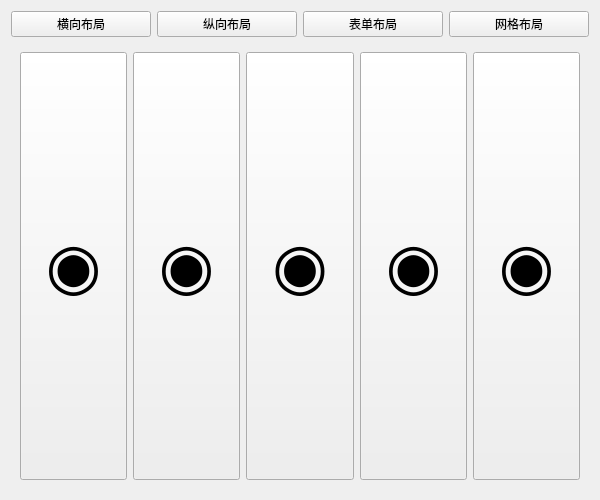
<?xml version="1.0" encoding="UTF-8"?>
<ui version="4.0">
 <class>LayoutWindow</class>
 <widget class="QWidget" name="LayoutWindow">
  <property name="geometry">
   <rect>
    <x>0</x>
    <y>0</y>
    <width>600</width>
    <height>500</height>
   </rect>
  </property>
  <property name="windowTitle">
   <string>四种布局</string>
  </property>
  <layout class="QVBoxLayout" name="verticalLayout">
   <item>
    <layout class="QHBoxLayout" name="horizontalLayout_2">
     <item>
      <widget class="QPushButton" name="horizontal_btn">
       <property name="text">
        <string>横向布局</string>
       </property>
      </widget>
     </item>
     <item>
      <widget class="QPushButton" name="vertical_btn">
       <property name="text">
        <string>纵向布局</string>
       </property>
      </widget>
     </item>
     <item>
      <widget class="QPushButton" name="form_btn">
       <property name="text">
        <string>表单布局</string>
       </property>
      </widget>
     </item>
     <item>
      <widget class="QPushButton" name="grid_btn">
       <property name="text">
        <string>网格布局</string>
       </property>
      </widget>
     </item>
    </layout>
   </item>
   <item>
    <widget class="QWidget" name="display_widget" native="true">
     <layout class="QHBoxLayout" name="horizontalLayout">
      <item>
       <widget class="QPushButton" name="pushButton_5">
        <property name="sizePolicy">
         <sizepolicy hsizetype="Minimum" vsizetype="Expanding">
          <horstretch>0</horstretch>
          <verstretch>1</verstretch>
         </sizepolicy>
        </property>
        <property name="font">
         <font>
          <pointsize>48</pointsize>
         </font>
        </property>
        <property name="text">
         <string>◉</string>
        </property>
       </widget>
      </item>
      <item>
       <widget class="QPushButton" name="pushButton_8">
        <property name="sizePolicy">
         <sizepolicy hsizetype="Minimum" vsizetype="Expanding">
          <horstretch>0</horstretch>
          <verstretch>1</verstretch>
         </sizepolicy>
        </property>
        <property name="font">
         <font>
          <pointsize>48</pointsize>
         </font>
        </property>
        <property name="text">
         <string>◉</string>
        </property>
       </widget>
      </item>
      <item>
       <widget class="QPushButton" name="pushButton_6">
        <property name="sizePolicy">
         <sizepolicy hsizetype="Minimum" vsizetype="Expanding">
          <horstretch>0</horstretch>
          <verstretch>1</verstretch>
         </sizepolicy>
        </property>
        <property name="font">
         <font>
          <pointsize>48</pointsize>
         </font>
        </property>
        <property name="text">
         <string>◉</string>
        </property>
       </widget>
      </item>
      <item>
       <widget class="QPushButton" name="pushButton_7">
        <property name="sizePolicy">
         <sizepolicy hsizetype="Minimum" vsizetype="Expanding">
          <horstretch>0</horstretch>
          <verstretch>1</verstretch>
         </sizepolicy>
        </property>
        <property name="font">
         <font>
          <pointsize>48</pointsize>
         </font>
        </property>
        <property name="text">
         <string>◉</string>
        </property>
       </widget>
      </item>
      <item>
       <widget class="QPushButton" name="pushButton_9">
        <property name="enabled">
         <bool>true</bool>
        </property>
        <property name="sizePolicy">
         <sizepolicy hsizetype="Minimum" vsizetype="Expanding">
          <horstretch>0</horstretch>
          <verstretch>1</verstretch>
         </sizepolicy>
        </property>
        <property name="font">
         <font>
          <pointsize>48</pointsize>
         </font>
        </property>
        <property name="text">
         <string>◉</string>
        </property>
       </widget>
      </item>
     </layout>
    </widget>
   </item>
  </layout>
 </widget>
 <resources/>
 <connections/>
</ui>
